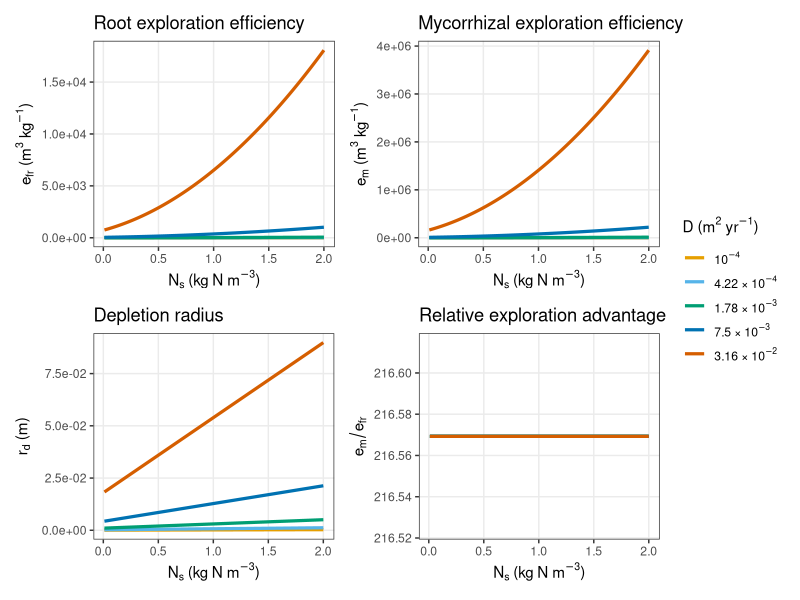
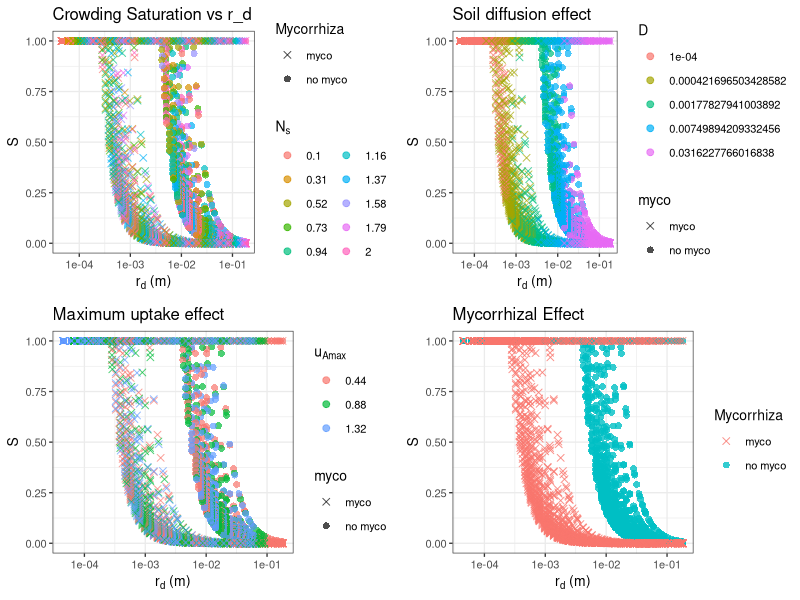
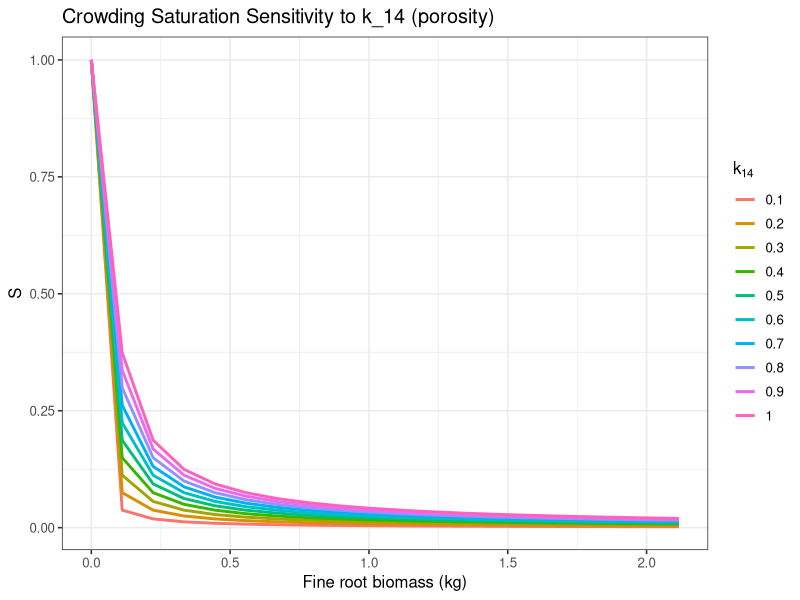
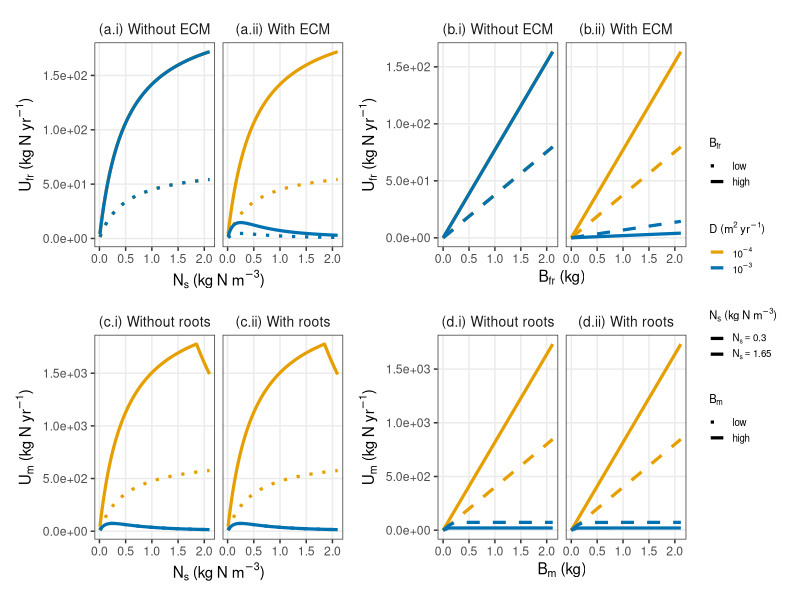

These charts were generated, in order, by the following R code:
## ---- chunk 1
library(ggplot2)
library(dplyr)
library(tidyr)
library(purrr)
library(gridExtra)
library(patchwork)
library(viridis)
## ---- chunk 2
###
### SOIL PARAMETERS
###

# Area-based max uptake (kg N m^-2 year^-1) — from hydroponic experiments
u_Amax <- 0.88

# Effective soil diffusion coefficient (m^2 year^-1)
D_default <- 1e-3

# Biochemical half-saturation constant (kg N m^-3)
k_15 <- 0.5

depth <- 0.5

###
### ROOT PARAMETERS
###

# ECM hyphal traits
myco_diameter <- 1e-5   # m
myco_density  <- 330    # kg m^-3

# Mycorrhizal turnover rate (year^-1)
T_m <- 2

# Fraction of roots colonised by ECM
mycorrhized <- 0.9

# Root architecture defaults
n <- 2.75e6
l <- 1.5

C_r <- 2
A_c <- C_r^2 * pi

###
### EXTRA PARAMETERS
###

k_9  <- 0.01
k_8  <- 2.7

# Soil volume scaling
k_13 <- 5
k_14 <- 0.7

traits <- list(
  k_0 = 0.5,
  k_1 = 0.25,
  k_2 = 0.15,
  k_3 = 0.02,
  k_4 = 350,
  k_5 = 150,
  k_6 = 3,
  k_7 = 3,
  k_8 = k_8,
  k_9 = k_9
)

# Fixed plot parameters
B_cr_fixed       <- 0
rho_cr_fixed     <- 500
crown_area_fixed <- pi * C_r^2
## ---- chunk 3
############################################################
## ROOT ARCHITECTURE FUNCTIONS
############################################################

# Eq. diameter: d(l) = k_1 / l^k_0
root_diameter <- function(root_length, traits) {
  traits$k_1 / (root_length ^ traits$k_0)
}

# Eq. cortex proportion: PRD(l) = (k_2 + k_3/d(l))^2
root_cortex_proportion <- function(root_length, traits) {
  d <- root_diameter(root_length, traits)
  (traits$k_2 + traits$k_3 / d)^2
}

# Eq. density: rho(l) = k_4 * PRD(l) + k_5
root_density <- function(root_length, traits) {
  PRD <- root_cortex_proportion(root_length, traits)
  traits$k_4 * PRD + traits$k_5
}

# Eq. age: a(l) = k_6 * (1 - exp(-k_7 * d(l)))
root_age <- function(root_length, traits) {
  d <- root_diameter(root_length, traits)
  traits$k_6 * (1 - exp(-traits$k_7 * d))
}

# Eq. biomass
root_biomass_per_crown_area <- function(root_length, root_no, traits) {
  d_m <- root_diameter(root_length, traits) / 1000
  rho <- root_density(root_length, traits)
  l_m <- root_length / 1000
  rho * (d_m / 2)^2 * l_m * pi * root_no
}

root_mass <- function(root_length, root_no, crown_area, traits) {
  2 * root_biomass_per_crown_area(root_length, root_no, traits) * crown_area
}

############################################################
## ORGAN-SPECIFIC u_Bmax
## u_Bmax_i = u_Amax * 4 / (rho_i * d_i)
## Derived from surface-area-to-biomass ratio of a cylinder
############################################################

u_Bmax_organ <- function(u_Amax, rho, d_m) {
  u_Amax * 4 / (rho * d_m)
}

############################################################
## DEPLETION RADIUS
## Eq. r_d: r_d = D * (N_s + k_15) / u_Amax
############################################################

depletion_radius <- function(N_s, D, u_Amax, k_15) {
  D * (N_s + k_15) / u_Amax
}

############################################################
## EXPLORATION EFFICIENCY
## Annulus-corrected: e_i = 4*(r_d^2 + r_d*d_i) / (rho_i * d_i^2)
############################################################

e_u_root <- function(N_s, root_length, D, u_Amax, k_15, traits) {
  d_m <- root_diameter(root_length, traits) / 2000   # radius in m
  rho <- root_density(root_length, traits)
  r_d <- depletion_radius(N_s, D, u_Amax, k_15)
  4 * r_d^2 / (rho * d_m^2)
}

e_u_myco <- function(N_s, D, u_Amax, k_15, myco_diameter, myco_density) {
  r_d <- depletion_radius(N_s, D, u_Amax, k_15)
  4 * r_d^2 / (myco_density * (myco_diameter / 2)^2)
}

############################################################
## SOIL VOLUME
############################################################

soil_volume <- function(C_r, q, k_13) {
  (2 / 3) * pi * (k_13 * C_r)^2 * q
}

free_soil_volume <- function(C_r, q, k_13, k_14,
                              B_fr, rho_fr,
                              B_m,  rho_m,
                              B_cr, rho_cr) {
  V_soil <- soil_volume(C_r, q, k_13)
  k_14 * V_soil - B_fr / rho_fr - B_m / rho_m - B_cr / rho_cr
}

############################################################
## CROWDING SATURATION
############################################################

S_crowding <- function(B_fr, B_m, B_cr,
                       root_length,
                       myco_diameter, myco_density,
                       rho_cr,
                       D, N_s, u_Amax, k_15,
                       C_r, q, k_13, k_14,
                       traits) {

  rho_fr <- root_density(root_length, traits)
  d_fr_m <- root_diameter(root_length, traits) / 2000

  r_d <- depletion_radius(N_s, D, u_Amax, k_15)

  e_fr <- 4 * r_d^2 / (rho_fr       * d_fr_m^2)
  e_m  <- 4 * r_d^2 / (myco_density * (myco_diameter/2)^2)

  V_explored <- B_fr * e_fr + B_m * e_m

  V_free <- free_soil_volume(C_r, q, k_13, k_14,
                              B_fr, rho_fr,
                              B_m,  myco_density,
                              B_cr, rho_cr)

  if (V_explored > V_free) V_free / V_explored else 1.0
}

############################################################
## SINGLE ORGAN UPTAKE
## Eq. Uc: U_i = B_i * u_Bmax_i * S * N_s / (N_s + k_15)
############################################################

uptake_organ <- function(B_i, u_Bmax_i, S, N_s, k_15) {
  B_i * u_Bmax_i * S * (N_s / (N_s + k_15))
}

############################################################
## UPTAKE MODIFIERS
############################################################

uptake_age_modifier <- function(root_length, traits) {
  age <- root_age(root_length, traits)
  1 / (1 + exp(age - traits$k_8))
}

nitrogen_gate <- function(root_no, root_length, traits) {
  d  <- root_diameter(root_length, traits)
  SA <- root_no * pi * d * root_length
  SA / (SA + traits$k_9)
}

############################################################
## WHOLE-PLANT UPTAKE
## Eq. U_a: U_a = a_u * [(1-m)*U_fr + m*g(n,l)*T_m*max(0,N_m)]
############################################################

plant_uptake <- function(N_s, N_m,
                         crown_area, root_length, root_no,
                         B_m, B_cr, rho_cr,
                         traits,
                         mycorrhized,
                         T_m,
                         myco_diameter, myco_density,
                         C_r, q = 0.5, k_13 = 2, k_14 = 0.5,
                         u_Amax, D, k_15) {

  B_fr   <- root_mass(root_length, root_no, crown_area, traits)
  rho_fr <- root_density(root_length, traits)
  d_fr_m <- root_diameter(root_length, traits) / 1000

  u_Bmax_fr <- u_Bmax_organ(u_Amax, rho_fr,      d_fr_m)
  u_Bmax_m  <- u_Bmax_organ(u_Amax, myco_density, myco_diameter)

  S <- S_crowding(
    B_fr = B_fr, B_m = B_m, B_cr = B_cr,
    root_length = root_length,
    myco_diameter = myco_diameter, myco_density = myco_density,
    rho_cr = rho_cr,
    D = D, N_s = N_s, u_Amax = u_Amax, k_15 = k_15,
    C_r = C_r, q = q, k_13 = k_13, k_14 = k_14,
    traits = traits
  )

  U_fr <- uptake_organ(B_fr, u_Bmax_fr, S, N_s, k_15)
  U_m  <- uptake_organ(B_m,  u_Bmax_m,  S, N_s, k_15)

  a_u <- uptake_age_modifier(root_length, traits)
  g   <- nitrogen_gate(root_no, root_length, traits)

  ECM_transfer <- mycorrhized * g * T_m * max(0, N_m)
  U_a <- a_u * ((1 - mycorrhized) * U_fr + ECM_transfer)

  return(list(
    N_total      = U_a,
    U_fr         = U_fr,
    U_m          = U_m,
    u_Bmax_fr    = u_Bmax_fr,
    u_Bmax_m     = u_Bmax_m,
    ECM_transfer = ECM_transfer,
    S            = S,
    a_u          = a_u,
    g            = g,
    B_fr         = B_fr
  ))
}
## ---- chunk 4
# ===============================================================
# Exploration efficiency plots
# ===============================================================

N_s_vals  <- seq(0.01, 2, length.out = 200)
D_vals    <- 10^seq(-1.5, -4, length.out = 5)

root_d_m <- root_diameter(l, traits) / 1000
root_rho <- root_density(l, traits)

cb_palette <- c("#E69F00", "#56B4E9", "#009E73", "#0072B2", "#D55E00")

sci_label <- function(x) {
  exponent <- floor(log10(x))
  base     <- round(x / 10^exponent, 2)
  if (base == 1) {
    parse(text = sprintf("10^%d", exponent))
  } else {
    parse(text = sprintf("%g ~ '×' ~ 10^%d", base, exponent))
  }
}

D_levels <- sort(unique(D_vals))
D_labels <- sapply(D_levels, sci_label)

df_eu <- expand_grid(N_s = N_s_vals, D = D_vals) %>%
  mutate(
    r_d   = mapply(function(ns, d) depletion_radius(ns, d, u_Amax, k_15), N_s, D),
    e_r   = 4 * r_d^2 / (root_rho    * (root_d_m / 2)^2),
    e_m   = 4 * r_d^2 / (myco_density * (myco_diameter / 2)^2),
    ratio = e_m / e_r,
    D     = factor(D, levels = D_levels)
  )

scale_D <- scale_colour_manual(
  values = cb_palette,
  labels = D_labels,
  name   = expression(D~"(m"^2~"yr"^{-1}*")")
)

theme_pub <- theme_bw(base_size = 11) +
  theme(panel.grid.minor = element_blank(),
        strip.background = element_blank(),
        strip.text       = element_blank(),
        legend.position  = "right")

p_root <- ggplot(df_eu, aes(N_s, e_r, colour = D)) +
  geom_line(linewidth = 1.1) + scale_D +
  scale_y_continuous(labels = scales::scientific) +
  labs(title = "Root exploration efficiency",
       x = expression(N[s]~"(kg N m"^{-3}*")"),
       y = expression(e[fr]~"(m"^3~"kg"^{-1}*")")) +
  theme_pub

p_myco <- ggplot(df_eu, aes(N_s, e_m, colour = D)) +
  geom_line(linewidth = 1.1) + scale_D +
  scale_y_continuous(labels = scales::scientific) +
  labs(title = "Mycorrhizal exploration efficiency",
       x = expression(N[s]~"(kg N m"^{-3}*")"),
       y = expression(e[m]~"(m"^3~"kg"^{-1}*")")) +
  theme_pub

p_rd <- ggplot(df_eu, aes(N_s, r_d, colour = D)) +
  geom_line(linewidth = 1.1) + scale_D +
  scale_y_continuous(labels = scales::scientific) +
  labs(title = "Depletion radius",
       x = expression(N[s]~"(kg N m"^{-3}*")"),
       y = expression(r[d]~"(m)")) +
  theme_pub

p_ratio <- ggplot(df_eu, aes(N_s, ratio, colour = D)) +
  geom_line(linewidth = 1.1) + scale_D +
  scale_y_continuous(labels = scales::comma) +
  labs(title = "Relative exploration advantage",
       x = expression(N[s]~"(kg N m"^{-3}*")"),
       y = expression(e[m] / e[fr])) +
  theme_pub

(p_root | p_myco) / (p_rd | p_ratio) +
  plot_layout(guides = "collect") &
  theme(legend.position = "right")
## ---- chunk 5
n_vals     <- seq(1e1, 1e7, length.out = 20)
N_s_vals   <- seq(0.1, 2.0, length.out = 10)
D_vals     <- 10^seq(-1.5, -4, length.out = 5)
u_max_vals <- c(0.44, 0.88, 1.32)

df_n_base <- tibble(n = n_vals, l = 1.5) %>%
  rowwise() %>%
  mutate(
    B_fr      = root_mass(l, n, crown_area_fixed, traits),
    root_d_mm = root_diameter(l, traits),
    rho_fr    = root_density(l, traits)
  ) %>%
  ungroup()

df_n <- df_n_base %>%
  crossing(D = D_vals, N_s = N_s_vals, u_max = u_max_vals) %>%
  rowwise() %>%
  mutate(
    S = S_crowding(
      B_fr = B_fr, B_m = 0, B_cr = B_cr_fixed,
      root_length = l,
      myco_diameter = myco_diameter, myco_density = myco_density,
      rho_cr = rho_cr_fixed,
      D = D, N_s = N_s, u_Amax = u_max, k_15 = k_15,
      C_r = C_r, q = depth, k_13 = k_13, k_14 = k_14,
      traits = traits
    )
  ) %>%
  ungroup()

df_n_myco <- df_n_base %>%
  crossing(D = D_vals, N_s = N_s_vals, u_max = u_max_vals) %>%
  rowwise() %>%
  mutate(
    S = S_crowding(
      B_fr = B_fr, B_m = B_fr, B_cr = B_cr_fixed,
      root_length = l,
      myco_diameter = myco_diameter, myco_density = myco_density,
      rho_cr = rho_cr_fixed,
      D = D, N_s = N_s, u_Amax = u_max, k_15 = k_15,
      C_r = C_r, q = depth, k_13 = k_13, k_14 = k_14,
      traits = traits
    )
  ) %>%
  ungroup()

df_combined_n <- bind_rows(
  df_n      %>% mutate(myco = "no myco"),
  df_n_myco %>% mutate(myco = "myco")
) %>%
  mutate(r_d = mapply(function(ns, d, u) depletion_radius(ns, d, u, k_15),
                      N_s, D, u_max))

p_S_rd_Ns <- ggplot(df_combined_n,
                    aes(x = r_d, y = S, color = factor(round(N_s, 2)), shape = myco)) +
  geom_point(size = 2, alpha = 0.7) +
  scale_x_log10() +
  scale_shape_manual(values = c("no myco" = 16, "myco" = 4)) +
  labs(title = "Crowding Saturation vs r_d",
       x = expression(r[d]~"(m)"), y = "S",
       color = expression(N[s]), shape = "Mycorrhiza") +
  guides(color = guide_legend(ncol = 2)) +
  theme_bw(base_size = 10)

p_S_rd_D <- ggplot(df_combined_n,
                   aes(x = r_d, y = S, color = factor(D), shape = myco)) +
  geom_point(size = 2, alpha = 0.7) +
  scale_x_log10() +
  scale_shape_manual(values = c("no myco" = 16, "myco" = 4)) +
  labs(title = "Soil diffusion effect",
       x = expression(r[d]~"(m)"), y = "S", color = "D") +
  theme_bw(base_size = 10)

p_S_rd_umax <- ggplot(df_combined_n,
                      aes(x = r_d, y = S, color = factor(u_max), shape = myco)) +
  geom_point(size = 2, alpha = 0.7) +
  scale_x_log10() +
  scale_shape_manual(values = c("no myco" = 16, "myco" = 4)) +
  labs(title = "Maximum uptake effect",
       x = expression(r[d]~"(m)"), y = "S", color = expression(u[Amax])) +
  theme_bw(base_size = 10)

p_S_rd_myco <- ggplot(df_combined_n,
                      aes(x = r_d, y = S, color = myco, shape = myco)) +
  geom_point(size = 2, alpha = 0.8) +
  scale_x_log10() +
  scale_shape_manual(values = c("no myco" = 16, "myco" = 4)) +
  labs(title = "Mycorrhizal Effect",
       x = expression(r[d]~"(m)"), y = "S",
       color = "Mycorrhiza", shape = "Mycorrhiza") +
  theme_bw(base_size = 10)

grid.arrange(p_S_rd_Ns, p_S_rd_D, p_S_rd_umax, p_S_rd_myco, ncol = 2)

k14_vals <- seq(0.1, 1, length.out = 10)

df_k14 <- df_n_base %>%
  crossing(k14 = k14_vals) %>%
  rowwise() %>%
  mutate(
    S = S_crowding(
      B_fr = B_fr, B_m = B_fr, B_cr = B_cr_fixed,
      root_length = l,
      myco_diameter = myco_diameter, myco_density = myco_density,
      rho_cr = rho_cr_fixed,
      D = 1e-3, N_s = 1.5, u_Amax = u_Amax, k_15 = k_15,
      C_r = C_r, q = depth, k_13 = k_13, k_14 = k14,
      traits = traits
    )
  ) %>%
  ungroup()

ggplot(df_k14, aes(x = B_fr, y = S, color = factor(k14))) +
  geom_line(linewidth = 1) +
  labs(title = "Crowding Saturation Sensitivity to k_14 (porosity)",
       x = "Fine root biomass (kg)", y = "S",
       color = expression(k[14])) +
  theme_bw(base_size = 12)
## ---- chunk 6
# ===============================================================
# Root and mycorrhizal uptake: publication plots
# ===============================================================

N_s_vals      <- seq(0.01, 2.1, length.out = 200)
D_vals        <- c(1e-4, 1e-3)
u_max_fixed   <- 0.88
N_s_highlight <- c(0.3, 1.65)

cb_two   <- c("1e-04" = "#E69F00", "0.001" = "#0072B2")
D_labels <- c("1e-04" = expression(10^{-4}), "0.001" = expression(10^{-3}))

df_basis <- df_n_base

B_highlight <- c(df_basis$B_fr[7], max(df_basis$B_fr))

# Organ-specific u_Bmax
root_d_m_def  <- root_diameter(l, traits) / 1000
root_rho_def  <- root_density(l, traits)
u_Bmax_fr_def <- u_Bmax_organ(u_Amax, root_rho_def,  root_d_m_def)
u_Bmax_m_def  <- u_Bmax_organ(u_Amax, myco_density,   myco_diameter)

theme_pub <- theme_bw(base_size = 11) +
  theme(panel.grid.minor  = element_blank(),
        strip.background  = element_blank(),
        legend.position   = "right",
        legend.text       = element_text(size = 7),
        legend.title      = element_text(size = 8),
        legend.key.size   = unit(0.4, "cm"),
        legend.spacing.y  = unit(0.2, "cm"))

# ---------------------------------------------------------------
# ROOT UPTAKE
# ---------------------------------------------------------------

df_root_Ns <- crossing(
    B_fr  = B_highlight,
    myco  = c("no myco", "myco"),
    N_s   = N_s_vals,
    D     = D_vals
  ) %>%
  rowwise() %>%
  mutate(
    B_m_use = ifelse(myco == "myco", 1.0, 0),
    S = S_crowding(
      B_fr = B_fr, B_m = B_m_use, B_cr = B_cr_fixed,
      root_length = l,
      myco_diameter = myco_diameter, myco_density = myco_density,
      rho_cr = rho_cr_fixed,
      D = D, N_s = N_s, u_Amax = u_max_fixed, k_15 = k_15,
      C_r = C_r, q = depth, k_13 = k_13, k_14 = k_14,
      traits = traits
    ),
    U_fr    = uptake_organ(B_fr, u_Bmax_fr_def, S, N_s, k_15),
    D_label = factor(as.character(D), levels = c("1e-04", "0.001")),
    B_label = factor(ifelse(B_fr == min(B_highlight), "low", "high"),
                     levels = c("low", "high"))
  ) %>%
  ungroup() %>%
  mutate(panel = factor(ifelse(myco == "no myco",
                               "(a.i) Without ECM", "(a.ii) With ECM"),
                        levels = c("(a.i) Without ECM", "(a.ii) With ECM")))

p_root_Ns <- ggplot(df_root_Ns,
       aes(x = N_s, y = U_fr, colour = D_label, linetype = B_label)) +
  geom_line(linewidth = 1.1) +
  facet_wrap(~ panel) +
  scale_colour_manual(values = cb_two, labels = D_labels,
                      name = expression(D~"(m"^2~"yr"^{-1}*")")) +
  scale_linetype_manual(values = c("low" = 3, "high" = 1),
                        name = expression(B[fr])) +
  scale_y_continuous(labels = scales::scientific) +
  labs(x = expression(N[s]~"(kg N m"^{-3}*")"),
       y = expression(U[fr]~"(kg N yr"^{-1}*")")) +
  theme_pub +
  theme(strip.text = element_text(size = 10))

df_root_B <- df_basis %>%
  crossing(
    myco = c("no myco", "myco"),
    N_s  = N_s_highlight,
    D    = D_vals
  ) %>%
  rowwise() %>%
  mutate(
    B_m_use = ifelse(myco == "myco", 1.0, 0),
    S = S_crowding(
      B_fr = B_fr, B_m = B_m_use, B_cr = B_cr_fixed,
      root_length = l,
      myco_diameter = myco_diameter, myco_density = myco_density,
      rho_cr = rho_cr_fixed,
      D = D, N_s = N_s, u_Amax = u_max_fixed, k_15 = k_15,
      C_r = C_r, q = depth, k_13 = k_13, k_14 = k_14,
      traits = traits
    ),
    U_fr    = uptake_organ(B_fr, u_Bmax_fr_def, S, N_s, k_15),
    D_label = factor(as.character(D), levels = c("1e-04", "0.001")),
    N_label = factor(as.character(N_s), levels = c("0.3", "1.65"))
  ) %>%
  ungroup() %>%
  mutate(panel = factor(ifelse(myco == "no myco",
                               "(b.i) Without ECM", "(b.ii) With ECM"),
                        levels = c("(b.i) Without ECM", "(b.ii) With ECM")))

p_root_B <- ggplot(df_root_B,
       aes(x = B_fr, y = U_fr, colour = D_label, linetype = N_label)) +
  geom_line(linewidth = 1.1) +
  facet_wrap(~ panel) +
  scale_colour_manual(values = cb_two, labels = D_labels,
                      name = expression(D~"(m"^2~"yr"^{-1}*")")) +
  scale_linetype_manual(values = c("0.3" = "dashed", "1.65" = "solid"),
                        labels = c("0.3" = expression(N[s] == 0.3),
                                   "1.65" = expression(N[s] == 1.65)),
                        name = expression(N[s]~"(kg N m"^{-3}*")")) +
  scale_y_continuous(labels = scales::scientific) +
  labs(x = expression(B[fr]~"(kg)"),
       y = expression(U[fr]~"(kg N yr"^{-1}*")")) +
  theme_pub +
  theme(strip.text = element_text(size = 10))

# ---------------------------------------------------------------
# MYCORRHIZAL UPTAKE
# ---------------------------------------------------------------

df_myco_Ns <- crossing(
    B_fr  = B_highlight,
    root  = c("no root", "root"),
    N_s   = N_s_vals,
    D     = D_vals
  ) %>%
  rowwise() %>%
  mutate(
    B_fr_use = ifelse(root == "root", 1.0, 0),
    S = S_crowding(
      B_fr = B_fr_use, B_m = B_fr, B_cr = B_cr_fixed,
      root_length = l,
      myco_diameter = myco_diameter, myco_density = myco_density,
      rho_cr = rho_cr_fixed,
      D = D, N_s = N_s, u_Amax = u_max_fixed, k_15 = k_15,
      C_r = C_r, q = depth, k_13 = k_13, k_14 = k_14,
      traits = traits
    ),
    U_m     = uptake_organ(B_fr, u_Bmax_m_def, S, N_s, k_15),
    D_label = factor(as.character(D), levels = c("1e-04", "0.001")),
    B_label = factor(ifelse(B_fr == min(B_highlight), "low", "high"),
                     levels = c("low", "high"))
  ) %>%
  ungroup() %>%
  mutate(panel = factor(ifelse(root == "no root",
                               "(c.i) Without roots", "(c.ii) With roots"),
                        levels = c("(c.i) Without roots", "(c.ii) With roots")))

p_myco_Ns <- ggplot(df_myco_Ns,
       aes(x = N_s, y = U_m, colour = D_label, linetype = B_label)) +
  geom_line(linewidth = 1.1) +
  facet_wrap(~ panel) +
  scale_colour_manual(values = cb_two, labels = D_labels,
                      name = expression(D~"(m"^2~"yr"^{-1}*")")) +
  scale_linetype_manual(values = c("low" = 3, "high" = 1),
                        name = expression(B[m])) +
  scale_y_continuous(labels = scales::scientific) +
  labs(x = expression(N[s]~"(kg N m"^{-3}*")"),
       y = expression(U[m]~"(kg N yr"^{-1}*")")) +
  theme_pub +
  theme(strip.text = element_text(size = 10))

df_myco_B <- df_basis %>%
  crossing(
    root = c("no root", "root"),
    N_s  = N_s_highlight,
    D    = D_vals
  ) %>%
  rowwise() %>%
  mutate(
    B_fr_use = ifelse(root == "root", 1.0, 0),
    S = S_crowding(
      B_fr = B_fr_use, B_m = B_fr, B_cr = B_cr_fixed,
      root_length = l,
      myco_diameter = myco_diameter, myco_density = myco_density,
      rho_cr = rho_cr_fixed,
      D = D, N_s = N_s, u_Amax = u_max_fixed, k_15 = k_15,
      C_r = C_r, q = depth, k_13 = k_13, k_14 = k_14,
      traits = traits
    ),
    U_m     = uptake_organ(B_fr, u_Bmax_m_def, S, N_s, k_15),
    D_label = factor(as.character(D), levels = c("1e-04", "0.001")),
    N_label = factor(as.character(N_s), levels = c("0.3", "1.65"))
  ) %>%
  ungroup() %>%
  mutate(panel = factor(ifelse(root == "no root",
                               "(d.i) Without roots", "(d.ii) With roots"),
                        levels = c("(d.i) Without roots", "(d.ii) With roots")))

p_myco_B <- ggplot(df_myco_B,
       aes(x = B_fr, y = U_m, colour = D_label, linetype = N_label)) +
  geom_line(linewidth = 1.1) +
  facet_wrap(~ panel) +
  scale_colour_manual(values = cb_two, labels = D_labels,
                      name = expression(D~"(m"^2~"yr"^{-1}*")")) +
  scale_linetype_manual(values = c("0.3" = "dashed", "1.65" = "solid"),
                        labels = c("0.3" = expression(N[s] == 0.3),
                                   "1.65" = expression(N[s] == 1.65)),
                        name = expression(N[s]~"(kg N m"^{-3}*")")) +
  scale_y_continuous(labels = scales::scientific) +
  labs(x = expression(B[m]~"(kg)"),
       y = expression(U[m]~"(kg N yr"^{-1}*")")) +
  theme_pub +
  theme(strip.text = element_text(size = 10))

(p_root_Ns | p_root_B) / (p_myco_Ns | p_myco_B) +
  plot_layout(guides = "collect") &
  theme(legend.position = "right")
## ---- chunk 7
